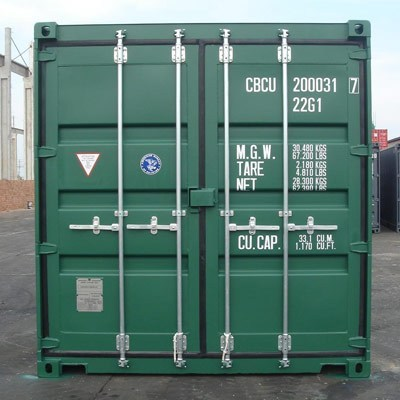
#> input picture Prod-Pic-cargodoor.jpg, 400 x 400 px
$ python textRecognition.py
#> lines starting #> are read from the running program, lines starting #| are printed output that depends on the picture
from PIL import Image
from IPython.display import display
import PIL
import pytesseract
pytesseract.pytesseract.tesseract_cmd = 'C:\\Program Files (x86)\\Tesseract-OCR\\tesseract.exe'

image = Image.open("Prod-Pic-cargodoor.jpg")
#> image is the input picture: PIL image 400x400 RGB; mean R, G, B 94.7, 123.9, 116.6

image = image.crop((293, 73, 337, 95))
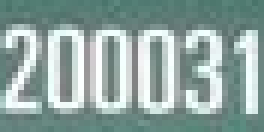
#> image: PIL image 44x22 RGB (shown 6 times larger); mean R, G, B 144.3, 165.5, 161.7

image = image.resize((int(image.width * 3), int(image.height * 3)))
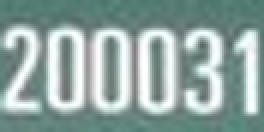
#> image: PIL image 132x66 RGB (shown 2 times larger); mean R, G, B 144.3, 165.4, 161.6
image.show()
config = ("-l eng --oem 1 --psm 7")
#> (the run stopped early here; a loop or call above may not have finished)

$ run again, with cont.JPG copied over Prod-Pic-cargodoor.jpg
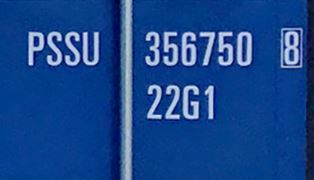
#> input picture cont.JPG, 314 x 180 px
#> image is the input picture: PIL image 314x180 RGB; mean R, G, B 23.5, 70.4, 140.4
#> `image = image.crop((293, 73, 337, 95))`:
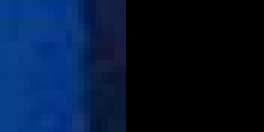
#> image: PIL image 44x22 RGB (shown 6 times larger); mean R, G, B 4.2, 22.6, 52.2

$ run again, with container.jpg copied over Prod-Pic-cargodoor.jpg
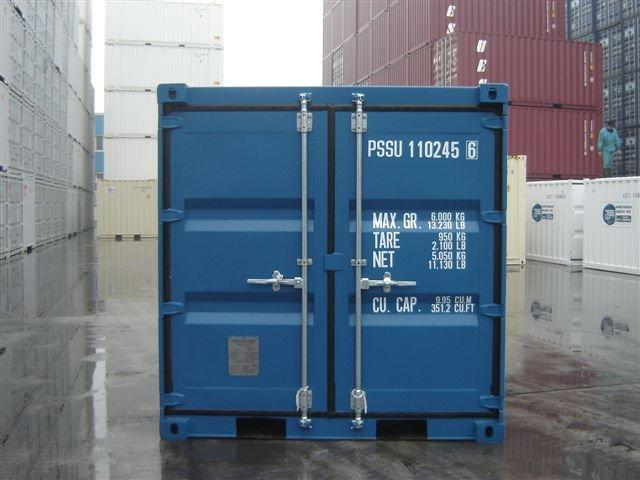
#> input picture container.jpg, 640 x 480 px
#> image is the input picture: PIL image 640x480 RGB; mean R, G, B 105.7, 119.1, 132.8
#> `image = image.crop((293, 73, 337, 95))`:
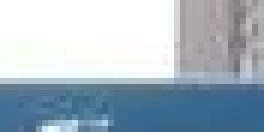
#> image: PIL image 44x22 RGB (shown 6 times larger); mean R, G, B 166.6, 182.2, 194.6
#> `image = image.resize((int(image.width * 3), int(image.height * 3)))`:
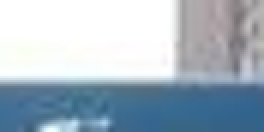
#> image: PIL image 132x66 RGB (shown 2 times larger); mean R, G, B 166.6, 182.1, 194.6
